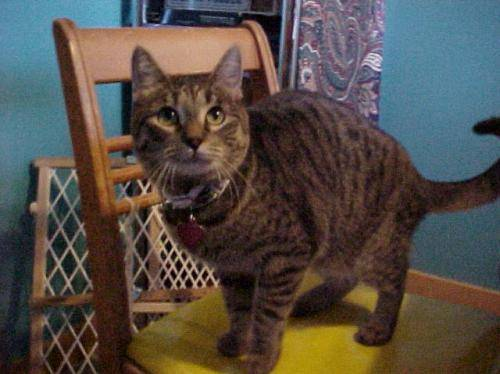
#> input picture MID/animal_dataset/cat/cats_00001.jpg, 500 x 374 px; its folder holds only this picture in this run
$ jupyter execute --allow-errors Assignment_1.ipynb
#> lines starting #> are read from the running program, lines starting #| are printed output that depends on the picture
[cell 1]
import numpy as np
import matplotlib.pyplot as plt
from PIL import Image
import os
from collections import Counter
import random

[cell 2]
dataset_path = "animal_dataset"

class_counts = {}
class_to_image_paths = {}

for class_name in os.listdir(dataset_path):
    class_path = os.path.join(dataset_path, class_name)
    if os.path.isdir(class_path):
        img_files = [
            os.path.join(class_path, f)
            for f in os.listdir(class_path)
            if f.lower().endswith((".png", ".jpg", ".jpeg"))
        ]
        class_counts[class_name] = len(img_files)
        class_to_image_paths[class_name] = img_files
#> pass 2 of the loop `for class_name in os.listdir(dataset_path):`:

# Image Counts Per Class

[cell 3]
classes = list(class_counts.keys())
counts = list(class_counts.values())

plt.figure(figsize=(6,4))
plt.bar(classes, counts, color="blue")
plt.xlabel("Class")
plt.ylabel("Number of Images")
plt.title("Image Count Per Class")
plt.show()
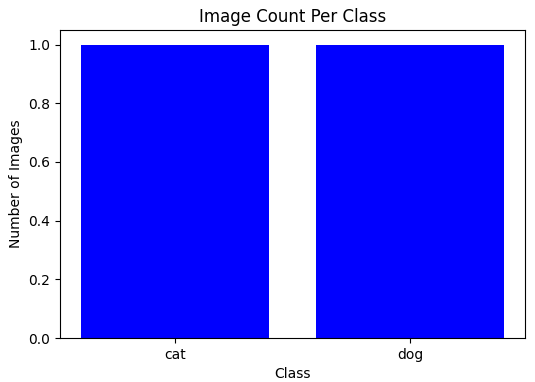
#> figure drawn by matplotlib, 1 panel

# Sample Image Visualization Before Preprocessing

[cell 4]
print("Sample images BEFORE preprocessing")

for cls, paths in class_to_image_paths.items():
    sample_paths = paths[:5]

    plt.figure(figsize=(12, 3))
    for i, img_path in enumerate(sample_paths):
        img = Image.open(img_path)
#> img is the input picture: PIL image 500x374 RGB; mean R, G, B 83.6, 76.6, 70.4

        plt.subplot(1, 5, i + 1)
        plt.imshow(img)
        plt.axis("off")

    plt.suptitle(f"Class: {cls} (Original Images)", fontsize=14)
    plt.show()
#> pass 2 of the loop `for cls, paths in class_to_image_paths.items():`:
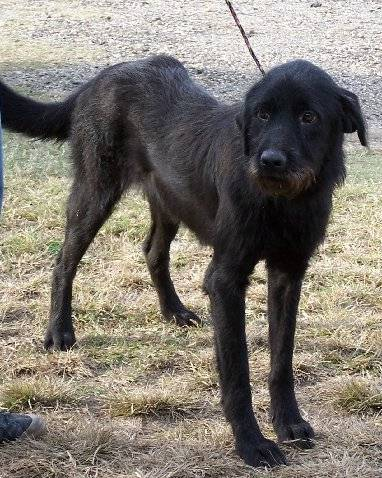
#> input picture MID/animal_dataset/dog/dogs_00001.jpg, 382 x 478 px
#> img is the input picture: PIL image 382x478 RGB; mean R, G, B 128.5, 122.8, 114.2

# Preprocessing

[cell 5]
def load_images(dataset_path, target_size=(32, 32)):
#> called with dataset_path = 'animal_dataset', target_size = (32, 32)
    images = []
    labels = []

    for class_name in os.listdir(dataset_path):
        class_path = os.path.join(dataset_path, class_name)
        if os.path.isdir(class_path):
            for img_file in os.listdir(class_path):
                if img_file.lower().endswith(('.png', '.jpg', '.jpeg')):
                    img_path = os.path.join(class_path, img_file)

                    img = Image.open(img_path).convert("L")
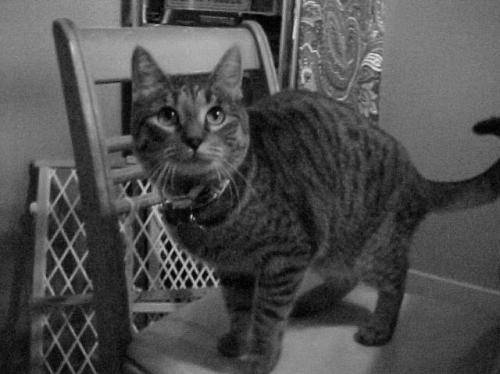
#> img: PIL image 500x374 L; min 0, max 230, mean 78
                    img = img.resize(target_size)
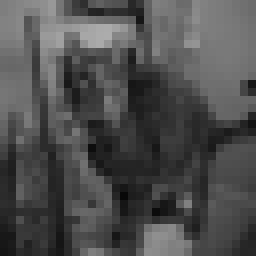
#> img: PIL image 32x32 L (shown 8 times larger); min 8, max 172, mean 78
                    img_array = np.array(img).flatten()
#> img_array = 1024 values, max 172 at index 141, min 8 at index 783, mean 78.01

                    images.append(img_array)
                    labels.append(class_name)
#> pass 2 of the loop in load_images, `for class_name in os.listdir(dataset_path):`:
#> in load_images, `img = Image.open(img_path).convert("L")`:
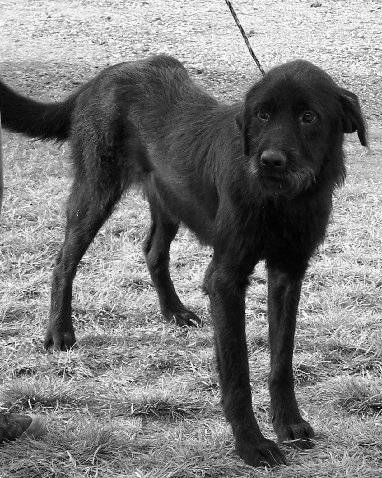
#> img: PIL image 382x478 L; min 0, max 255, mean 123.5
#> in load_images, `img = img.resize(target_size)`:
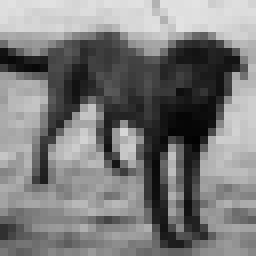
#> img: PIL image 32x32 L (shown 8 times larger); min 2, max 227, mean 123.6
#> img_array = 1024 values, max 227 at index 24, min 2 at index 568, mean 123.6

    return np.array(images), np.array(labels)

images, labels = load_images(dataset_path)
print(f"\nLoaded {len(images)} images")
#| Loaded 2 images
print(f"Image vector shape: {images[0].shape}")
#| Image vector shape: (1024,)
print(f"Classes found: {np.unique(labels)}")
#| Classes found: ['cat' 'dog']

# Sample Image Visualization After Preprocessing

[cell 6]
print("Sample images AFTER preprocessing")

img_size = (32, 32)
unique_classes = np.unique(labels)

for cls in unique_classes:
    class_indices = np.where(labels == cls)[0]
    sampled_idx = np.random.choice(class_indices, size=min(5, len(class_indices)), replace=False)

    plt.figure(figsize=(12, 3))

    for i, idx in enumerate(sampled_idx):
        plt.subplot(1, 5, i + 1)
        plt.imshow(images[idx].reshape(img_size), cmap="gray")
        plt.axis("off")

    plt.suptitle(f"Class: {cls} (Preprocessed 32X32 grayscale)", fontsize=14)
    plt.show()
#> this loop made 2 passes
#> (cls, class_indices, sampled_idx) on passes 1 to 2: ('cat', [0], [0]), ('dog', [1], [1])

# Distance Functions

[cell 7]
def manhattan_distance(img1, img2):
    return np.sum(np.abs(img1 - img2))

def euclidean_distance(img1, img2):
    return np.sqrt(np.sum((img1 - img2) ** 2))

# KNN Function

[cell 8]
def get_neighbors(training_imgs, training_labels, test_img, k, distance_func):

    distances = []

    for i in range(len(training_imgs)):
        dist = distance_func(test_img, training_imgs[i])
        distances.append((training_labels[i], dist))

    distances.sort(key=lambda x: x[1])

    neighbors = [distances[i][0] for i in range(k)]
    return neighbors

def predict(neighbors):
    counter = Counter(neighbors)
    return counter.most_common(1)[0][0]

# 5 Fold Cross-Validation

[cell 9]
def create_folds(images, labels, k_folds=5):

#> called with images = array of shape (2, 1024), labels = array of shape (2,), k_folds = 5
    n = len(images)
#> n = 2
    indices = list(range(n))
#> indices = [0, 1]
    np.random.shuffle(indices)

    fold_size = n // k_folds
#> fold_size = 0
    folds = []

    for i in range(k_folds):
        start = i * fold_size
        end = (i + 1) * fold_size if i < k_folds - 1 else n
        test_indices = indices[start:end]
        train_indices = indices[:start] + indices[end:]

        folds.append({
            'train_imgs': images[train_indices],
            'train_labels': labels[train_indices],
            'test_imgs': images[test_indices],
            'test_labels': labels[test_indices]
        })
#> this loop made 5 passes
#> end on passes 1 to 4: 0, 0, 0, 0
#> (end, test_indices) on pass 5: (2, [1, 0])
#> after the loop, folds = 5 items

    return folds

# Create folds
folds = create_folds(images, labels, k_folds=5)
#> folds = 5 items
print(f"Created {len(folds)} folds")
#| Created 5 folds
print(f"Training samples per fold: {len(folds[0]['train_imgs'])}")
#| Training samples per fold: 2
print(f"Test samples per fold: {len(folds[0]['test_imgs'])}")
#| Test samples per fold: 0

# Calculate Distance

[cell 10]
def cross_validate(folds, k_values, distance_func, distance_name):

#> called with distance_name = 'Manhattan'
    results = {k: [] for k in k_values}

    for fold_idx, fold in enumerate(folds):
        print(f"Processing fold {fold_idx + 1} for {distance_name}...")

        train_imgs = fold['train_imgs']
        train_labels = fold['train_labels']
        test_imgs = fold['test_imgs']
        test_labels = fold['test_labels']

        for k in k_values:
            correct = 0
            total = len(test_imgs)

            for i in range(total):
                neighbors = get_neighbors(train_imgs, train_labels, test_imgs[i], k, distance_func)
                prediction = predict(neighbors)

                if prediction == test_labels[i]:
                    correct += 1

            accuracy = correct / total
            results[k].append(accuracy)
#> this loop made 1 pass
#> (printed output is left out)

    avg_results = {k: np.mean(accuracies) for k, accuracies in results.items()}
    return avg_results


k_values = [1, 3, 5, 7, 9]

print("Calculating Manhattan (L1) distances...")
#> (the rest of this cell did not finish here and is left out)
